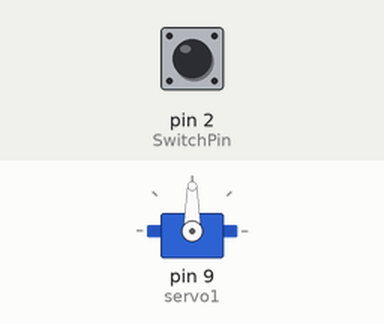
This sketch was run on a simulated Arduino Uno, built with avr-gcc and run on an emulated ATmega328P. Parts: servo. Inputs (shaded band) come from the test bench; at power-on: pin 2 (SwitchPin) HIGH.

Above: at 1.2 s.
1.3 s: pin 2 (SwitchPin) pulled LOW for 1 s
At 3.0 s:
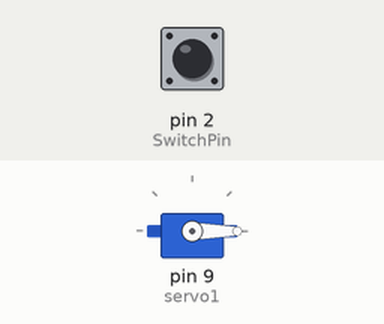
4.3 s: pin 2 (SwitchPin) pulled LOW for 3.2 s
At 4.47 s:
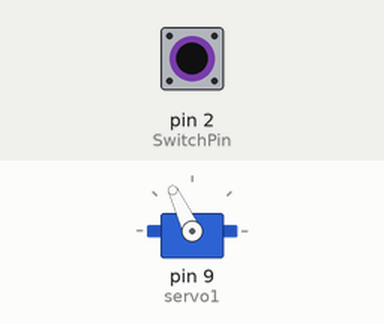
Timing chart, 0 to 8.9 s (numbered marks = the images above; inputs shaded):
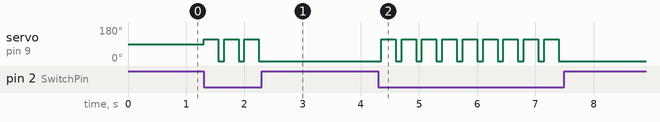

The sketch:

Ultimate_Machine.ino
```cpp
#include <Servo.h>

// DC hobby servo
Servo servo1;

// Switch connected to digital pin 2
int SwitchPin = 2;

void setup() {
  // turn on servo
  servo1.attach(9);

  // sets the digital pin 2 as input
  // and enables pullup resistor
  pinMode(SwitchPin, INPUT_PULLUP);
}

void loop() {
  // read the input pin
  int val = digitalRead(SwitchPin);

  // test if switch has been triggered
  if (val == LOW) {
    servo1.write(115);
    delay(250);
    servo1.write(0);
  }
  delay(100);
}
```

Measured:
- after the input at 1.3 s, servo on pin 9 (servo1): alternates 115° for 0.25 s and 0° for 0.10 s, 6 changes in all, then stays 0°, starting at once
- after the input at 4.3 s, servo on pin 9 (servo1): alternates 115° for 0.25 s and 0° for 0.10 s, 18 changes in all, then stays 0°, starting after 0.05 s
